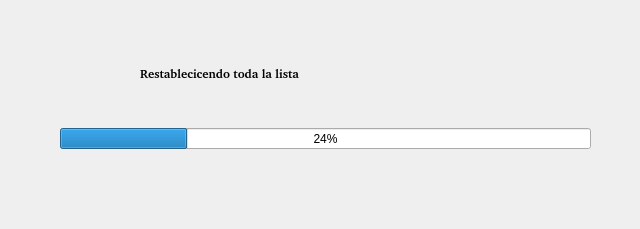
<?xml version="1.0" encoding="UTF-8"?>
<ui version="4.0">
 <class>BarraProgreso</class>
 <widget class="QDialog" name="BarraProgreso">
  <property name="geometry">
   <rect>
    <x>0</x>
    <y>0</y>
    <width>640</width>
    <height>229</height>
   </rect>
  </property>
  <property name="windowTitle">
   <string>Restableciendo Lista</string>
  </property>
  <widget class="QLabel" name="etq_progreso">
   <property name="geometry">
    <rect>
     <x>140</x>
     <y>60</y>
     <width>391</width>
     <height>27</height>
    </rect>
   </property>
   <property name="font">
    <font>
     <family>B&amp;H LucidaTypewriter</family>
     <weight>75</weight>
     <bold>true</bold>
    </font>
   </property>
   <property name="text">
    <string>Restablecicendo toda la lista</string>
   </property>
  </widget>
  <widget class="QProgressBar" name="pbr_progreso">
   <property name="geometry">
    <rect>
     <x>60</x>
     <y>128</y>
     <width>531</width>
     <height>21</height>
    </rect>
   </property>
   <property name="value">
    <number>24</number>
   </property>
  </widget>
 </widget>
 <resources/>
 <connections/>
</ui>
